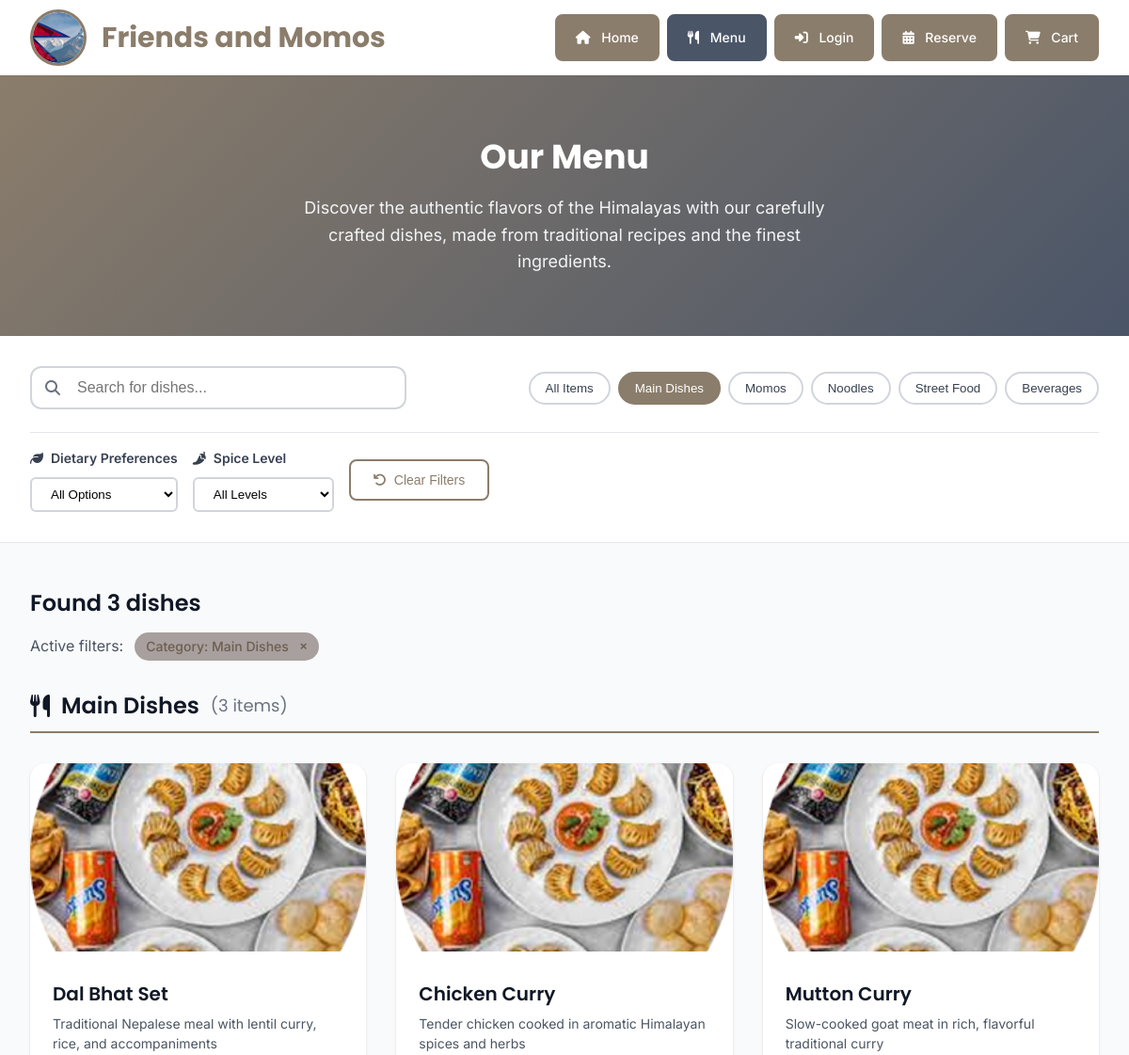
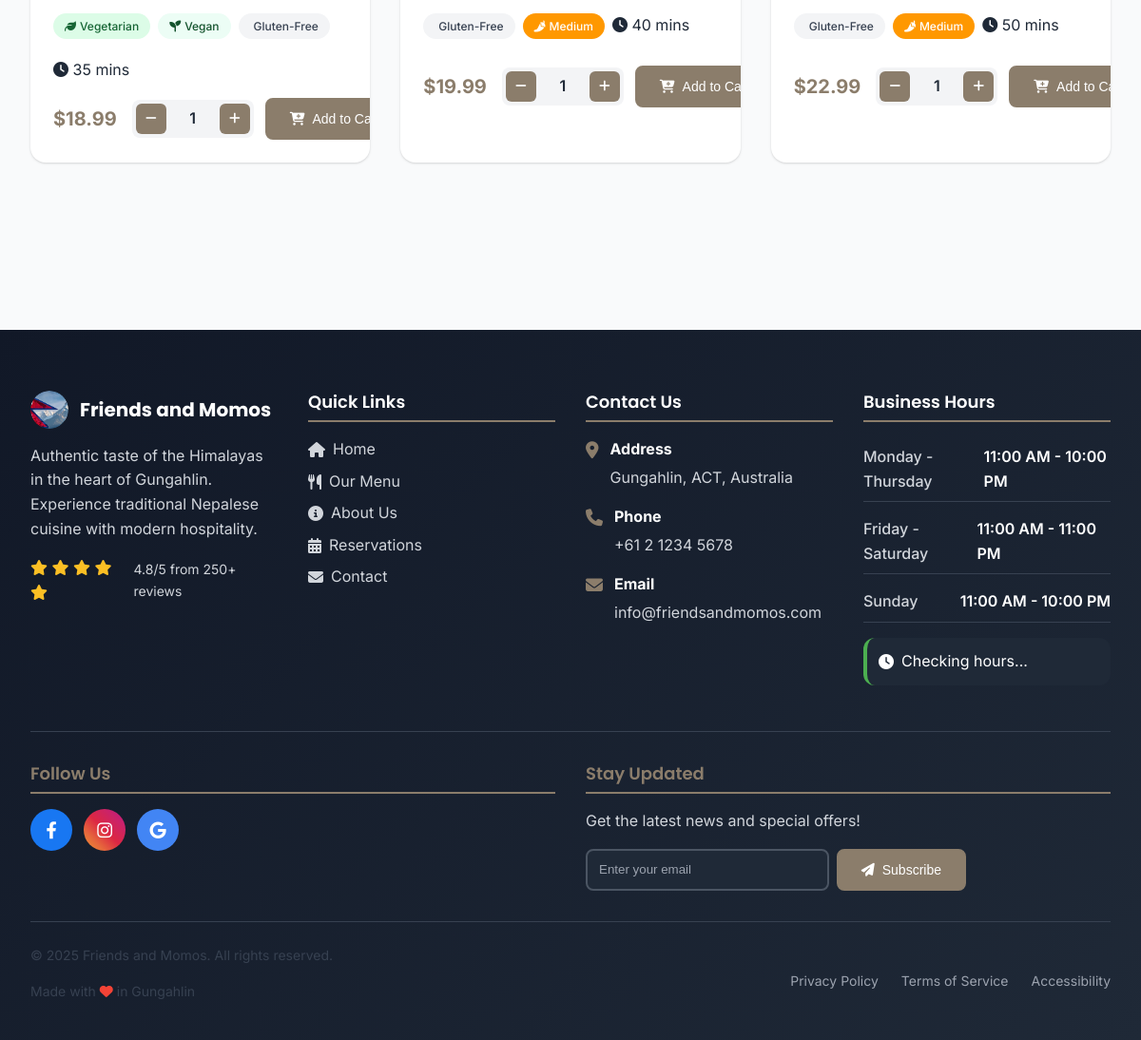
The app's page /views/public/menu.php?category=1 with its own data (2 pictures, top to bottom).
### tables this page shows
CREATE TABLE `categories` (
  `id` int(11) NOT NULL AUTO_INCREMENT,
  `name` varchar(100) NOT NULL,
  `description` text DEFAULT NULL,
  `image` varchar(255) DEFAULT NULL,
  `sort_order` int(11) DEFAULT 0,
  `display_order` int(11) DEFAULT 0,
  `is_active` tinyint(1) DEFAULT 1,
  `created_at` timestamp DEFAULT CURRENT_TIMESTAMP,
  `updated_at` timestamp DEFAULT CURRENT_TIMESTAMP ON UPDATE CURRENT_TIMESTAMP,
  PRIMARY KEY (`id`),
  KEY `idx_sort_order` (`sort_order`),
  KEY `idx_display_order` (`display_order`),
  KEY `idx_active` (`is_active`)
);

CREATE TABLE `menu_items` (
  `id` int(11) NOT NULL AUTO_INCREMENT,
  `category_id` int(11) NOT NULL,
  `name` varchar(100) NOT NULL,
  `description` text DEFAULT NULL,
  `price` decimal(10,2) NOT NULL,
  `image` varchar(255) DEFAULT NULL,
  `image_url` varchar(255) DEFAULT NULL,
  `is_available` tinyint(1) DEFAULT 1,
  `is_featured` tinyint(1) DEFAULT 0,
  `preparation_time` int(11) DEFAULT 15,
  `prep_time` int(11) DEFAULT 15,
  `calories` int(11) DEFAULT NULL,
  `spice_level` enum('mild','medium','spicy','very_spicy') DEFAULT 'mild',
  `is_vegetarian` tinyint(1) DEFAULT 0,
  `is_vegan` tinyint(1) DEFAULT 0,
  `is_gluten_free` tinyint(1) DEFAULT 0,
  `ingredients` text DEFAULT NULL,
  `allergens` text DEFAULT NULL,
  `sort_order` int(11) DEFAULT 0,
  `display_order` int(11) DEFAULT 0,
  `created_at` timestamp DEFAULT CURRENT_TIMESTAMP,
  `updated_at` timestamp DEFAULT CURRENT_TIMESTAMP ON UPDATE CURRENT_TIMESTAMP,
  PRIMARY KEY (`id`),
  KEY `idx_category_id` (`category_id`),
  KEY `idx_available` (`is_available`),
  KEY `idx_featured` (`is_featured`),
  KEY `idx_sort_order` (`sort_order`),
  KEY `idx_display_order` (`display_order`),
  CONSTRAINT `fk_menu_items_category` FOREIGN KEY (`category_id`) REFERENCES `categories` (`id`) ON DELETE CASCADE
);

### views/public/menu.php (the view, shortened to what the rows shown need)
<?php
require_once dirname(__DIR__, 2) . '/models/MenuItem.php';
require_once dirname(__DIR__, 2) . '/models/Category.php';
$menuItemModel = new MenuItem();
$categoryModel = new Category();
$selectedCategory = $_GET['category'] ?? null;
$searchQuery = $_GET['search'] ?? '';
$dietaryFilter = $_GET['dietary'] ?? '';
$spiceLevel = $_GET['spice'] ?? '';
$categories = $categoryModel->getActiveCategories();
function getItemImage($itemName) {
    $imageMappings = [
        'momo' => 'momo.png',
        'momos' => 'momo.png',
        'chicken momo' => 'momo.png',
        'pork momo' => 'momo.png',
        'veg momo' => 'momo.png',
        'chowmein' => 'chowmin.png',
        'chow mein' => 'chowmin.png',
        'chicken chowmein' => 'chowmin.png',
        'pork chowmein' => 'chowmin.png',
        'laphing' => 'laphing.png',
        'pani puri' => 'panipuri.png',
        'panipuri' => 'panipuri.png',
        'aloo nimkin' => 'allonimkin.png',
        'aloonimkin' => 'allonimkin.png',
    ];
    $itemNameLower = strtolower($itemName);
    return 'food.png';
}
if ($searchQuery || $selectedCategory || $dietaryFilter || $spiceLevel) {
    $dietaryFilters = [];
    $menuItems = $menuItemModel->searchItems($searchQuery, $selectedCategory, $dietaryFilters);
} else {
    $menuItems = $menuItemModel->getAvailableItems();
}
$itemsByCategory = [];
foreach ($menuItems as $item) {
    $categoryName = $item['category_name'];
    if (!isset($itemsByCategory[$categoryName])) {
        $itemsByCategory[$categoryName] = [];
    }
    $itemsByCategory[$categoryName][] = $item;
}
include_once dirname(__DIR__, 2) . '/includes/header.php';
?>
<section class="menu-hero">
    <div class="container">
        <div class="menu-hero-content">
            <h1 class="page-title">Our Menu</h1>
        </div>
    </div>
</section>
<section class="menu-filters">
    <div class="container">
        <div class="filter-container">
            <div class="filter-row">
                <div class="quick-filters">
                    <button type="button" class="filter-btn <?= $selectedCategory === null ? 'active' : '' ?>" data-category="">
                        All Items
                    </button>
                    <?php foreach ($categories as $category): ?>
                        <button type="button"
                                class="filter-btn <?= $selectedCategory == $category['id'] ? 'active' : '' ?>"
                                data-category="<?= $category['id'] ?>">
                            <?= htmlspecialchars($category['name']) ?>
                        </button>
                    <?php endforeach; ?>
                </div>
            </div>
        </div>
    </div>
</section>
<section class="menu-content">
    <div class="container">
        <?php if (empty($menuItems)): ?>
            <div class="no-results">
                <div class="no-results-icon">
                    <i class="fas fa-search"></i>
                </div>
                <h3>No dishes found</h3>
                <p>We couldn't find any dishes matching your search criteria. Please try different filters or search terms.</p>
                <button type="button" id="reset-search" class="btn btn-primary">
                    <i class="fas fa-undo"></i>
                    Reset Search
                </button>
            </div>
        <?php else: ?>
            <div class="results-summary">
                <h2>Found <?= count($menuItems) ?> dishes</h2>
                <?php if ($searchQuery || $selectedCategory || $dietaryFilter || $spiceLevel): ?>
                    <div class="active-filters">
                        <span>Active filters:</span>
                        <?php if ($selectedCategory): ?>
                            <?php
                            $categoryName = '';
                            foreach ($categories as $cat) {
                                if ($cat['id'] == $selectedCategory) {
                                    $categoryName = $cat['name'];
                                    break;
                                }
                            }
                            ?>
                            <span class="filter-tag">
                                Category: <?= htmlspecialchars($categoryName) ?>
                                <button type="button" class="remove-filter" data-filter="category">×</button>
                            </span>
                        <?php endif; ?>
                    </div>
                <?php endif; ?>
            </div>
            <?php foreach ($itemsByCategory as $categoryName => $items): ?>
                <div class="menu-category-section">
                    <h3 class="category-title">
                        <i class="fas fa-utensils"></i>
                        <?= htmlspecialchars($categoryName) ?>
                        <span class="item-count">(<?= count($items) ?> items)</span>
                    </h3>
                    <div class="menu-grid">
                        <?php foreach ($items as $item): ?>
                            <div class="menu-item" data-item-id="<?= $item['id'] ?>" data-quantity="1">
                                <div class="menu-item-image-container">
                                    <?php if (!empty($item['image_url'])): ?>
                                        <img src="<?= ASSETS_URL ?>/<?= htmlspecialchars($item['image_url']) ?>"
                                             alt="<?= htmlspecialchars($item['name']) ?>"
                                             class="menu-item-image"
                                             onerror="this.src='<?= ASSETS_URL ?>/images/<?= getItemImage($item['name']) ?>'">
                                    <?php endif; ?>
                                </div>
                                <div class="menu-item-content">
                                    <h4 class="menu-item-title"><?= htmlspecialchars($item['name']) ?></h4>
                                    <p class="menu-item-description">
                                        <?= htmlspecialchars($item['description']) ?>
                                    </p>
                                    <div class="menu-item-meta">
                                        <div class="badges">
                                            <?php if ($item['is_vegetarian']): ?>
                                                <span class="menu-badge vegetarian">
                                                    <i class="fas fa-leaf"></i> Vegetarian
                                                </span>
                                            <?php endif; ?>
                                            <?php if ($item['is_vegan']): ?>
                                                <span class="menu-badge vegan">
                                                    <i class="fas fa-seedling"></i> Vegan
                                                </span>
                                            <?php endif; ?>
                                            <?php if ($item['is_gluten_free']): ?>
                                                <span class="menu-badge gluten-free">
                                                    <i class="fas fa-wheat"></i> Gluten-Free
                                                </span>
                                            <?php endif; ?>
                                            <?php if ($item['spice_level'] !== 'mild'): ?>
                                                <span class="menu-badge spicy spice-<?= $item['spice_level'] ?>">
                                                    <?php
                                                    $spiceIcons = [
                                                        'mild' => '<i class="fas fa-pepper-hot"></i>',
                                                        'medium' => '<i class="fas fa-pepper-hot"></i><i class="fas fa-pepper-hot"></i>',
                                                        'hot' => '<i class="fas fa-pepper-hot"></i><i class="fas fa-pepper-hot"></i><i class="fas fa-pepper-hot"></i>',
                                                        'extra-hot' => '<i class="fas fa-fire"></i><i class="fas fa-fire"></i>'
                                                    ];
                                                    echo $spiceIcons[$item['spice_level']] ?? '<i class="fas fa-pepper-hot"></i>';
                                                    ?>
                                                    <?= ucfirst($item['spice_level']) ?>
                                                </span>
                                            <?php endif; ?>
                                        </div>
                                        <?php if ($item['preparation_time']): ?>
                                            <div class="prep-time">
                                                <i class="fas fa-clock"></i>
                                                <?= $item['preparation_time'] ?> mins
                                            </div>
                                        <?php endif; ?>
                                    </div>
                                    <div class="menu-item-footer">
                                        <div class="price-section">
                                            <?php if ($item['discount_percentage'] > 0): ?>
                                                <span class="original-price"><?= formatCurrency($item['price']) ?></span>
                                                <span class="menu-item-price"><?= formatCurrency($item['discounted_price']) ?></span>
                                            <?php else: ?>
                                                <span class="menu-item-price"><?= formatCurrency($item['price']) ?></span>
                                            <?php endif; ?>
                                        </div>
                                        <div class="item-actions">
                                            <div class="quantity-controls">
                                                <button type="button" class="quantity-btn" data-action="decrease">
                                                    <i class="fas fa-minus"></i>
                                                </button>
                                                <span class="quantity-display">1</span>
                                                <button type="button" class="quantity-btn" data-action="increase">
                                                    <i class="fas fa-plus"></i>
                                                </button>
                                            </div>
                                            <button type="button" class="btn btn-primary add-to-cart-btn">
                                                <i class="fas fa-cart-plus"></i>
                                                Add to Cart
                                            </button>
                                        </div>
                                    </div>
                                </div>
                            </div>
                        <?php endforeach; ?>
                    </div>
                </div>
            <?php endforeach; ?>
        <?php endif; ?>
    </div>
</section>
<?php include_once dirname(__DIR__, 2) . '/includes/footer.php'; ?>

### records on screen
categories: name "Main Dishes", count($items) "3"
categories: name "Momos"
categories: name "Noodles"
categories: name "Street Food"
categories: name "Beverages"
menu_items: name "Dal Bhat Set", description "Traditional Nepalese meal with lentil curry, rice, and accompaniments", is_vegetarian 1 (drawn), is_vegan 1 (drawn), is_gluten_free "Gluten-Free", prep_time "35", price "$18.99"
menu_items: name "Chicken Curry", description "Tender chicken cooked in aromatic Himalayan spices and herbs", is_gluten_free "Gluten-Free", spice_level "Medium", prep_time "40", price "$19.99"
menu_items: name "Mutton Curry", description "Slow-cooked goat meat in rich, flavorful traditional curry", is_gluten_free "Gluten-Free", spice_level "Medium", prep_time "50", price "$22.99"

### other values on screen
count($menuItems) "3"
RESTAURANT_ADDRESS "Gungahlin, ACT, Australia"
RESTAURANT_PHONE "+61 2 1234 5678"
RESTAURANT_EMAIL "info@friendsandmomos.com"
